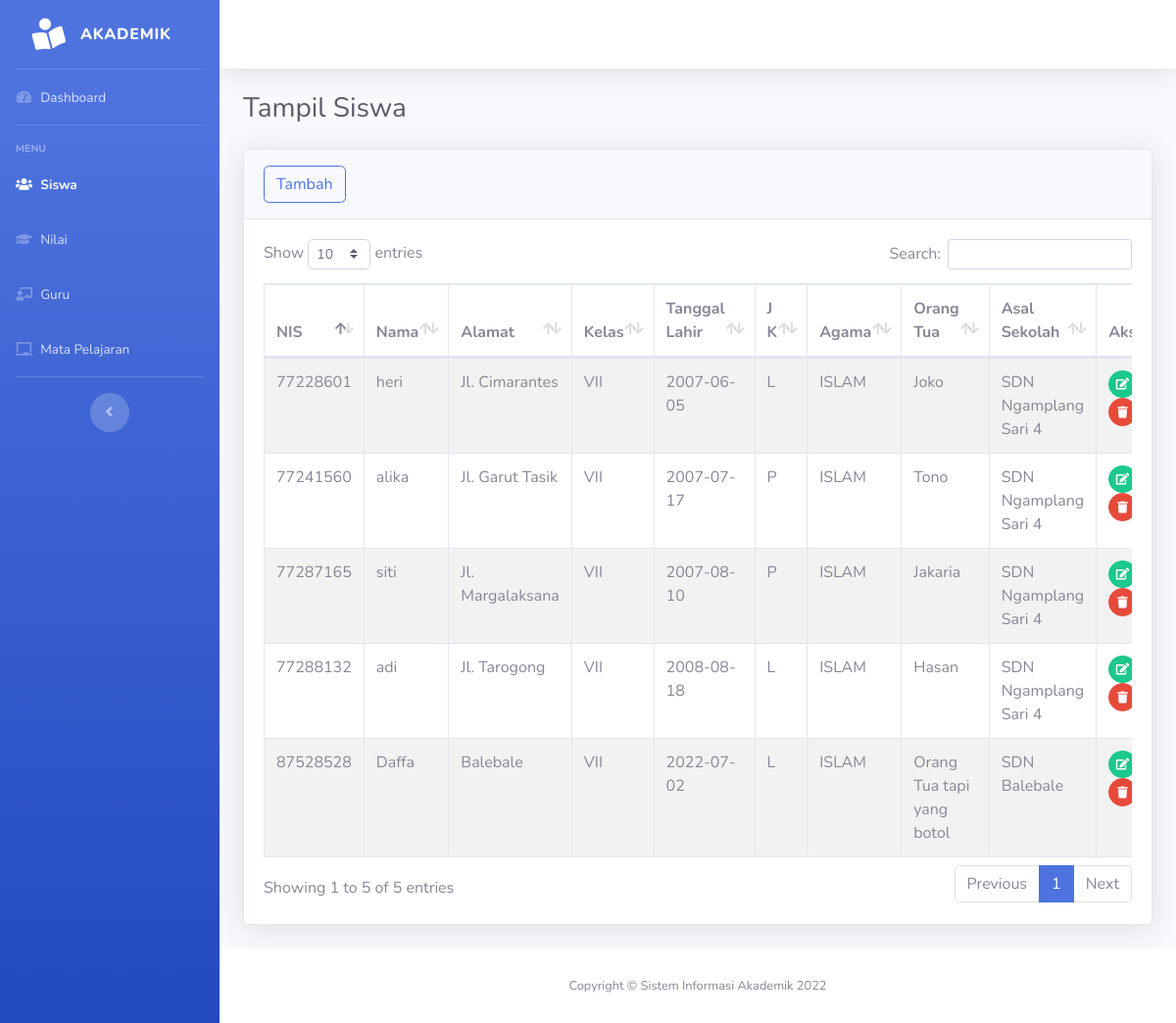
Before: /siswa/siswa.php with the older database file.
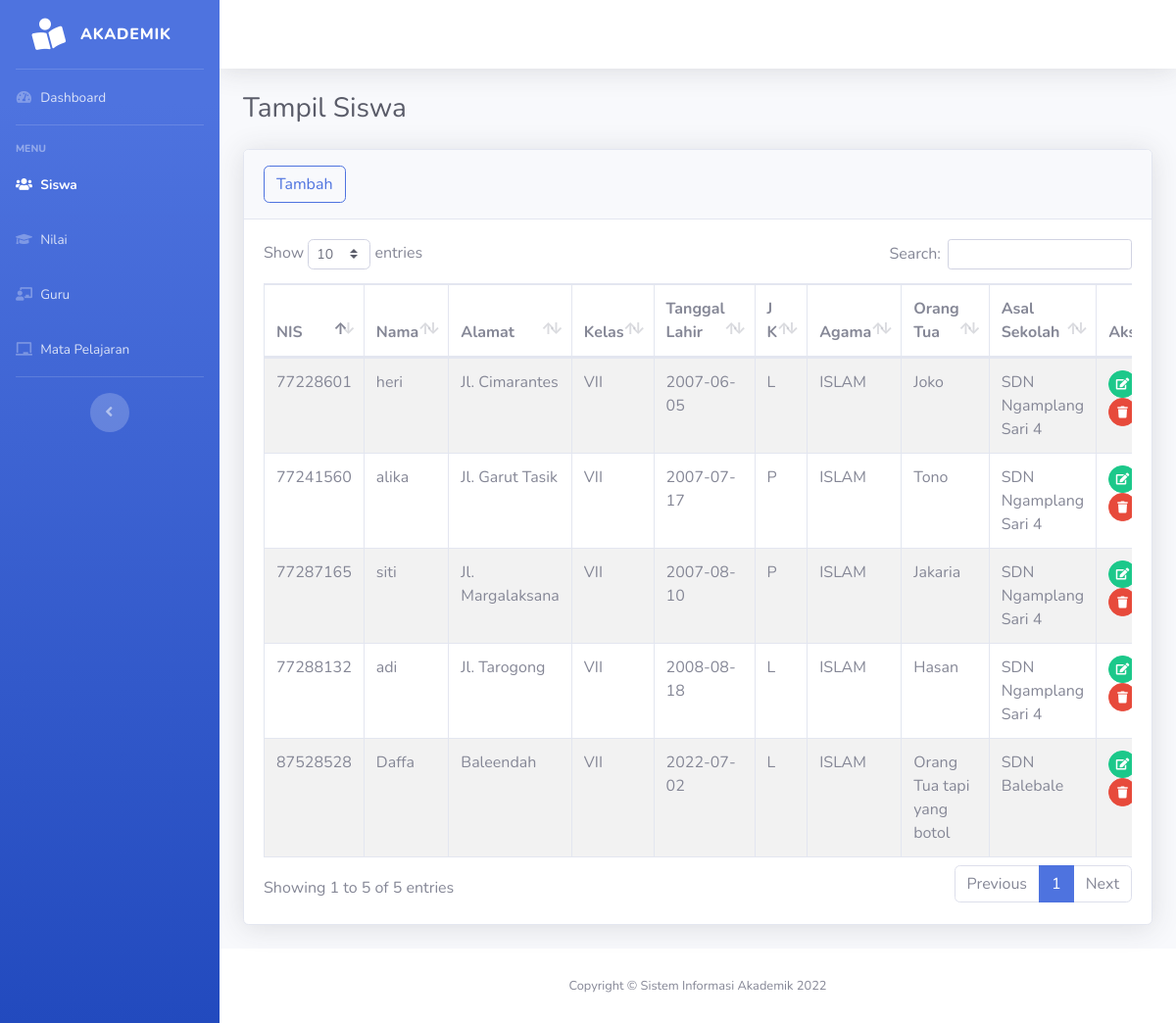
After: the same page with the newer database file.
### tables this page shows
CREATE TABLE `siswa` (
  `nis` varchar(8) NOT NULL,
  `nama` varchar(30) NOT NULL,
  `alamat` varchar(30) DEFAULT NULL,
  `kelas` enum('VII','VIII','IX') NOT NULL,
  `tanggal_lahir` date DEFAULT NULL,
  `jenis_kelamin` enum('L','P') DEFAULT NULL,
  `agama` enum('ISLAM','PROTESTAN','KATHOLIK','HINDU','BUDHA','KONGHUCU','LAINNYA') DEFAULT NULL,
  `orang_tua` varchar(30) DEFAULT NULL,
  `asal_sekolah` varchar(50) NOT NULL
);

### siswa/siswa.php (the view, shortened to what this page needs)
<!DOCTYPE html>
<html lang="en">
<head>
    <link href="../assets/vendor/fontawesome-free/css/all.min.css" rel="stylesheet" type="text/css">
    <link href="../assets/css/sb-admin-2.min.css" rel="stylesheet">
    <link href="../assets/vendor/datatables/dataTables.bootstrap4.min.css" rel="stylesheet">
</head>
<body id="page-top">
    <div id="wrapper">
       <?php include_once("../layout/sidebar.php") ?>
        <div id="content-wrapper" class="d-flex flex-column">
            <div id="content">
            <?php include_once("../layout/topbar.php") ?>
                <div class="container-fluid">
                    <h1 class="h3 mb-4 text-gray-800">Tampil Siswa</h1>
                    <div class="card shadow mb-4">
                        <div class="card-header py-3">
                            <a href="siswa-tambah.php"><button type="button" class="btn btn-outline-primary rounded">Tambah</button></a>
                        </div>
                        <div class="card-body">
                            <?php
                            $db=dbConnect();
                            if($db->connect_errno==0){
                            $sql="SELECT * FROM siswa";
                            $res=$db->query($sql);
                            if($res){
                            ?>
                            <div class="table-responsive">
                                <table class="table table-bordered table-striped" id="dataTable" width="100%" cellspacing="0">
                                    <thead>
                                        <tr>
                                            <th>NIS</th>
                                            <th>Nama</th>
                                            <th>Alamat</th>
                                            <th>Kelas</th>
                                            <th>Tanggal Lahir</th>
                                            <th>J K </th>
                                            <th>Agama</th>
                                            <th>Orang Tua</th>
                                            <th>Asal Sekolah</th>
                                            <th>Aksi</th>
                                        </tr>
                                    </thead>
                                    <tbody>
                                        <?php
                                        $data = $res->fetch_all(MYSQLI_ASSOC);
                                        foreach($data as $row){
                                        ?>
                                        <tr>
                                            <td><?= $row['nis']; ?></td>
                                            <td><?= $row['nama']; ?></td>
                                            <td><?= $row['alamat']; ?></td>
                                            <td><?= $row['kelas']; ?></td>
                                            <td><?= $row['tanggal_lahir'];?></td>
                                            <td><?= $row['jenis_kelamin']; ?></td>
                                            <td><?= $row['agama']; ?></td>
                                            <td><?= $row['orang_tua']; ?></td>
                                            <td><?= $row['asal_sekolah'] ?></td>
                                            <td>
                                                <a href="siswa-edit.php?nis=<?= $row['nis']?>" class="btn btn-success btn-circle btn-sm">
                                                <i class="fas fa-edit"></i>
                                                </a>
                                                <a href="siswa-hapus.php?nis=<?= $row['nis'];?>" class="btn btn-danger btn-circle btn-sm hapus">
                                                <i class="fas fa-trash"></i>
                                                </a>
                                            </td>
                                        </tr>
                                            <?php
                                    }
                                    ?>
                                    </tbody>
                                </table>
                                	<?php
	}else
		echo "Gagal Eksekusi SQL".(DEVELOPMENT?" : ".$db->error:"")."<br>";
}
else
	echo "Gagal koneksi".(DEVELOPMENT?" : ".$db->connect_error:"")."<br>";
?>
                            </div>
                        </div>
                </div>
            </div>
            <?php include_once("../layout/footer.php") ?>
        </div>
    </div>
</body>
</html>

Changed rows visible on the page:
changed siswa "Daffa": alamat "Balebale" → "Baleendah"
